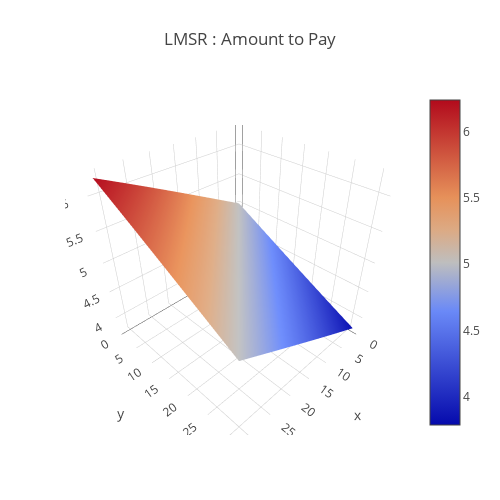

Write notebook code for a chart like this one.
### Code cell
b = 1000
data = [
    go.Surface(
        z=LMSR(x + buy_amount_x, y, b)  - LMSR(x, y, b)
    )
]
layout = go.Layout(
    title='LMSR : Amount to Pay',
    autosize=False,
    width=500,
    height=500,
    margin=dict(
        l=65,
        r=50,
        b=65,
        t=90
    )
)
fig = go.Figure(data=data, layout=layout)
URL = plotly.offline.iplot(fig, filename='Costfunction-3d-surface.html')

### Figure 1 — Plotly figure (JSON) as saved in the notebook; plotly's stock layout.template omitted (floating-point values rounded to 4 significant figures; data arrays with more than 128 entries replaced by an {"elided": "..."} marker saying what was removed)
{"data": [{"type": "surface", "uid": "6f95cbef-f4f1-4241-9b1a-158458be7a1b", "z": {"elided": "32x32 float values"}}], "layout": {"autosize": false, "height": 500, "margin": {"b": 65, "l": 65, "r": 50, "t": 90}, "title": {"text": "LMSR : Amount to Pay"}, "width": 500}}
